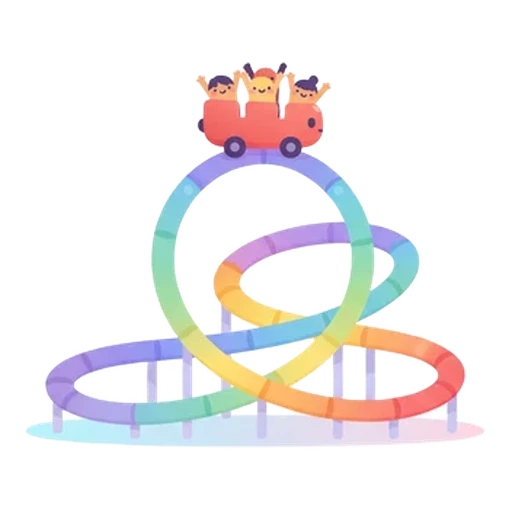
#> input picture assets/images/items/roller_coaster.webp, 512 x 512 px
$ python -i cutout.py   (imports and definitions only)
#> lines starting #> are read from the running program, lines starting #| are printed output that depends on the picture
#> further down, picture is the input picture: PIL image 512x512 RGBA; mean R, G, B, A 73.2, 69.8, 70.3, 60.2
# -*- coding: utf-8 -*-
"""
把生圖的白底去背成透明（就地覆寫 .webp；白底原圖先備份到 tool/art_raw/，已 gitignore，
之後要換規則重新去背就從那裡拿，不必重新生圖）。

rembg 會把主體內部的大片白色（企鵝的白臉、白肚子、卷軸紙面）判成半透明，所以：
1. rembg（isnet-general-use）算出 alpha，順便去掉地面軟陰影；
2. alpha > KEEP_ALPHA 視為主體、填實內部孔洞（OPEN_HOLES 名單除外），往內縮 EDGE 像素後一律不透明，
   只在最外圈保留 rembg 的柔邊（反鋸齒）。
3. 裁掉透明邊、置中補成正方形（四周留 MARGIN），讓每張主體都撐滿畫面，
   放進卡片時大小一致。

已去背的舊圖只想重裁：python tool/cutout.py --trim-only <目錄>...

用法：python tool/cutout.py assets/images/icons assets/images/mascot
已有透明度的圖會跳過（加 --force 重做）。需要：pip install "rembg[cpu]"
"""
import os
import sys

import numpy as np
from PIL import Image
from rembg import new_session, remove
from scipy import ndimage

FORCE = "--force" in sys.argv
TRIM_ONLY = "--trim-only" in sys.argv
KEEP_ALPHA = 25    # rembg alpha 高於此值算主體（白肚子約落在 40~150）
EDGE = 2           # 外圈保留柔邊的寬度（px）
# 中間本來就鏤空的物件：不填洞（否則圈圈、輪輻間會變白色實心）。
# 白肚子和鏤空背景在 rembg alpha、顏色上都分不出來，只能列名單。
OPEN_HOLES = {"roller_coaster", "ferris_wheel"}
MARGIN = 0.05      # 裁切後四周留白比例
SIZE = 512
RAW = os.path.join(os.path.dirname(os.path.abspath(__file__)), "art_raw")


def has_alpha(im):
    return im.mode == "RGBA" and im.getchannel("A").getextrema()[0] < 255


def cutout(im, session, open_holes=False):
    alpha = np.asarray(remove(im.convert("RGB"), session=session).getchannel("A")).copy()
    solid = alpha > KEEP_ALPHA
    if not open_holes:
        solid = ndimage.binary_fill_holes(solid)
    alpha[ndimage.binary_erosion(solid, iterations=EDGE)] = 255
    out = im.convert("RGBA")
    out.putalpha(Image.fromarray(alpha))
    return trim(out)


def trim(im):
    box = im.getchannel("A").point(lambda a: 255 if a > 8 else 0).getbbox()
#> box = (25, 61, 486, 449)
    if box:
        im = im.crop(box)
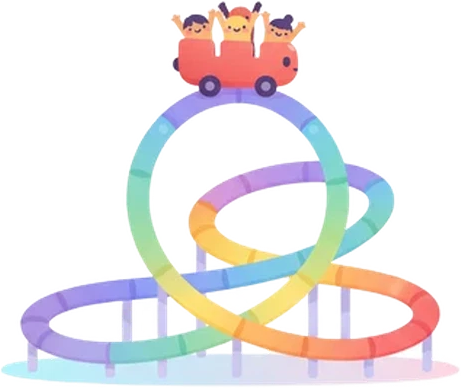
#> im: PIL image 461x388 RGBA; mean R, G, B, A 103.8, 98.9, 99.5, 88.2; transparent parts drawn white
    side = round(max(im.size) / (1 - 2 * MARGIN))
#> side = 512
    canvas = Image.new("RGBA", (side, side), (0, 0, 0, 0))
#> canvas: PIL image 512x512 RGBA; every value is 0
    canvas.paste(im, ((side - im.width) // 2, (side - im.height) // 2))
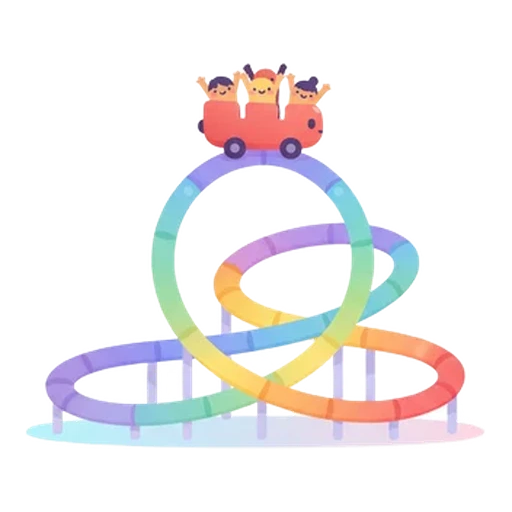
#> canvas: PIL image 512x512 RGBA; mean R, G, B, A 70.8, 67.5, 67.9, 60.2; transparent parts drawn white
    return canvas.resize((SIZE, SIZE), Image.LANCZOS)


def main():
    dirs = [a for a in sys.argv[1:] if not a.startswith("--")]
    if not dirs:
        sys.exit(__doc__)
    session = None if TRIM_ONLY else new_session("isnet-general-use")
    for d in dirs:
        for name in sorted(os.listdir(d)):
            if not name.endswith(".webp"):
                continue
            path = os.path.join(d, name)
            im = Image.open(path)
            if TRIM_ONLY:
                trim(im.convert("RGBA")).save(path, "WEBP", quality=90)
                print("trim", path)
                continue
            if has_alpha(im) and not FORCE:
                print("skip", path)
                continue
            raw = os.path.join(RAW, os.path.basename(os.path.normpath(d)), name)
            if not os.path.exists(raw):
                os.makedirs(os.path.dirname(raw), exist_ok=True)
                im.save(raw, "WEBP", lossless=True)
            stem = os.path.splitext(name)[0]
            cutout(im, session, stem in OPEN_HOLES).save(path, "WEBP", quality=90)
            print("cut", path)


# [2 lines not run here, left out]

>>> from PIL import Image
>>> picture = Image.open('../assets/images/items/roller_coaster.webp')
>>> result = trim(picture)

$ run again, on assets/images/items/accordion.webp
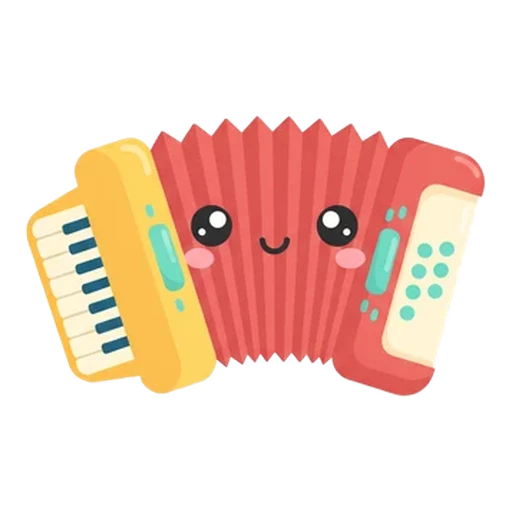
#> input picture assets/images/items/accordion.webp, 512 x 512 px
#> picture is the input picture: PIL image 512x512 RGBA; mean R, G, B, A 95.7, 67.2, 54.7, 95.9
#> box = (25, 115, 486, 397)
#> in trim, `im = im.crop(box)`:
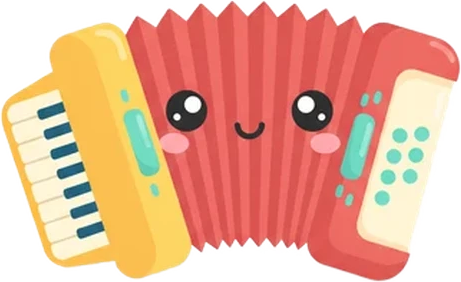
#> im: PIL image 461x282 RGBA; mean R, G, B, A 190.6, 133.3, 108.1, 193.4; transparent parts drawn white

$ run again, on assets/images/items/ambulance.webp
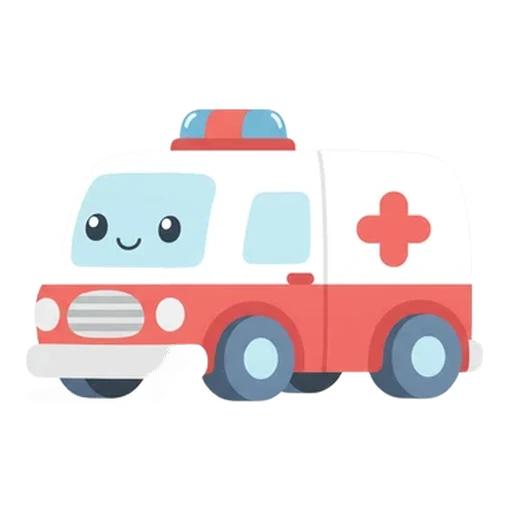
#> input picture assets/images/items/ambulance.webp, 512 x 512 px
#> picture is the input picture: PIL image 512x512 RGBA; mean R, G, B, A 99.5, 90.5, 91.7, 97.6
#> box = (25, 107, 486, 405)
#> in trim, `im = im.crop(box)`:
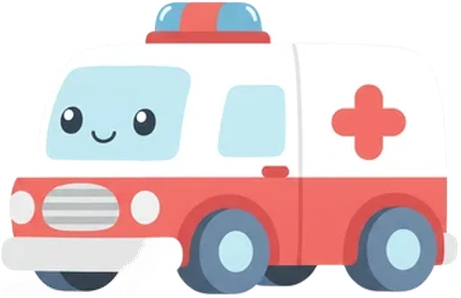
#> im: PIL image 461x298 RGBA; mean R, G, B, A 186.8, 169.6, 171.9, 186.3; transparent parts drawn white

$ run again, on assets/images/items/american_football.webp
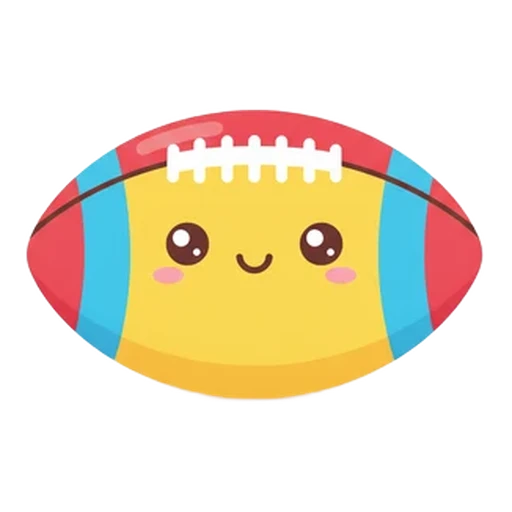
#> input picture assets/images/items/american_football.webp, 512 x 512 px
#> picture is the input picture: PIL image 512x512 RGBA; mean R, G, B, A 87, 75.3, 52.4, 95.7
#> box = (25, 108, 485, 402)
#> in trim, `im = im.crop(box)`:
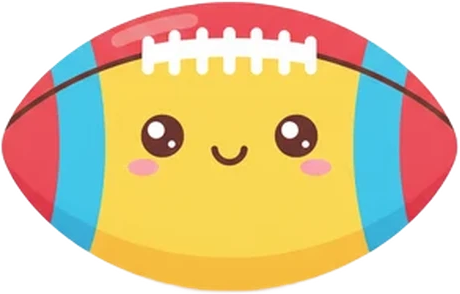
#> im: PIL image 460x294 RGBA; mean R, G, B, A 166.2, 143.5, 99.2, 185.4; transparent parts drawn white
